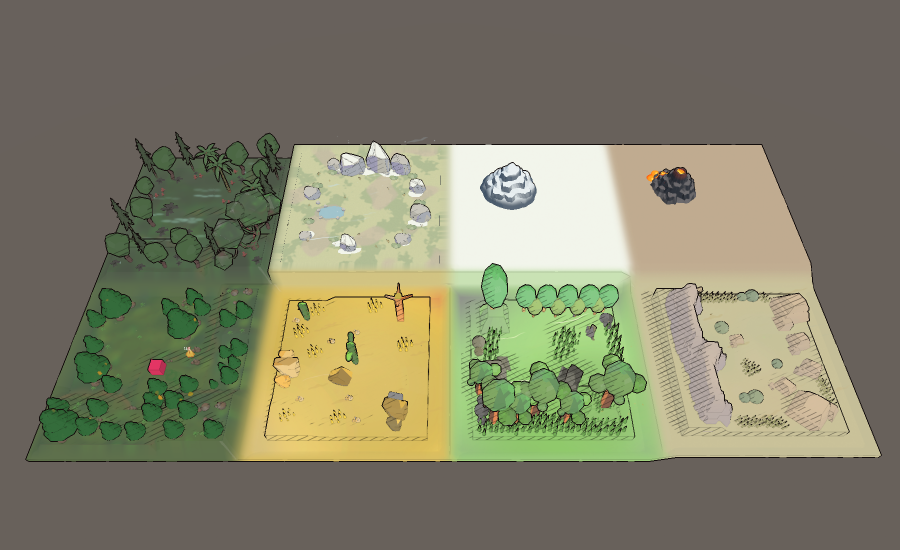
#> input picture Darwin's farm/Artifacts/VincentMoebiusParity/Overview.png, 1800 x 1100 px (shown at 1/2 size)
$ python make_art.py
#> lines starting #> are read from the running program, lines starting #| are printed output that depends on the picture
"""Generate small, repeatable UI sprites inspired by the project's paper HUD art."""
from pathlib import Path
from PIL import Image, ImageDraw, ImageFilter
import random

ROOT = Path(__file__).resolve().parents[2] / 'Assets' / 'Resources' / 'DarwinJournal'
ROOT.mkdir(parents=True, exist_ok=True)
random.seed(214)

def paper(name, size, edge, fill, shadow=True, ornament=True):
#> called with name = 'PaperPanel.png', size = (384, 256), edge = (70, 82, 70, 255), fill = (249, 243, 222, 255), shadow = True, ornament = True
    w, h = size
    im = Image.new('RGBA', size, (0, 0, 0, 0))
#> im: PIL image 384x256 RGBA; every value is 0
    d = ImageDraw.Draw(im, 'RGBA')
    if shadow:
        d.rounded_rectangle((6, 7, w-2, h-2), radius=20, fill=(42, 49, 46, 65))
    d.rounded_rectangle((2, 2, w-8, h-9), radius=18, fill=fill, outline=edge, width=5)
    d.rounded_rectangle((12, 12, w-18, h-19), radius=12, outline=(123, 137, 100, 105), width=2)
    for _ in range(w*h//250):
        x, y = random.randrange(18, w-22), random.randrange(18, h-24)
        c = random.choice([(123,99,66,10),(255,255,255,18),(114,135,89,8)])
        d.point((x,y), fill=c)
    if ornament and w > 180:
        for x, flip in ((25,1),(w-32,-1)):
            for k in range(3):
                yy=24+k*12
                d.line((x, yy, x+flip*15, yy+11), fill=(83,110,75,180), width=2)
                d.ellipse((x+flip*11-4, yy+7, x+flip*11+4, yy+15), fill=(151,174,119,140))
    im.save(ROOT / name)

paper('PaperPanel.png',(384,256),(70,82,70,255),(249,243,222,255))
paper('PaperButton.png',(320,84),(72,91,77,255),(237,229,192,255),ornament=False)
#> in paper (call 2), `im = Image.new('RGBA', size, (0, 0, 0, 0))`: im: PIL image 320x84 RGBA; every value is 0
paper('PaperButtonPressed.png',(320,84),(72,91,77,255),(201,216,172,255),ornament=False)
paper('SaveCard.png',(384,136),(70,82,70,255),(248,240,215,255),ornament=False)
#> call 4 of paper, with name = 'SaveCard.png', size = (384, 136), edge = (70, 82, 70, 255), fill = (248, 240, 215, 255), shadow = True, ornament = False
#> in paper (call 4), `im = Image.new('RGBA', size, (0, 0, 0, 0))`: im: PIL image 384x136 RGBA; every value is 0
#> in paper (call 4), `im.save(ROOT / name)`:
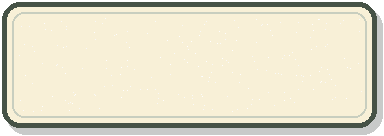
#> saved as SaveCard.png: PIL image 384x136 RGBA; mean R, G, B, A 204.7, 200.6, 178.7, 227.2; transparent parts drawn white
paper('NewsToast.png',(520,126),(70,82,70,255),(248,243,225,255))
#> in paper (call 5), `im = Image.new('RGBA', size, (0, 0, 0, 0))`: im: PIL image 520x126 RGBA; every value is 0
#> in paper (call 5), `im.save(ROOT / name)`:
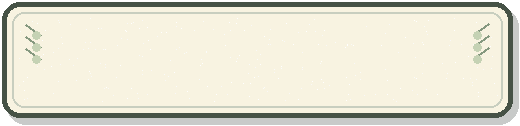
#> saved as NewsToast.png: PIL image 520x126 RGBA; mean R, G, B, A 203.9, 202.3, 185.5, 226.6; transparent parts drawn white

# Reuse the project's own rendered biome board as the title illustration.
# Its flat preview background is replaced with paper; the existing game art
# remains intact and a broad quiet wash keeps the central buttons legible.
source = Path(__file__).resolve().parents[2] / 'Artifacts' / 'VincentMoebiusParity' / 'Overview.png'
board = Image.open(source).convert('RGB').resize((1600, 978), Image.Resampling.LANCZOS)
board = board.crop((0, 78, 1600, 978))
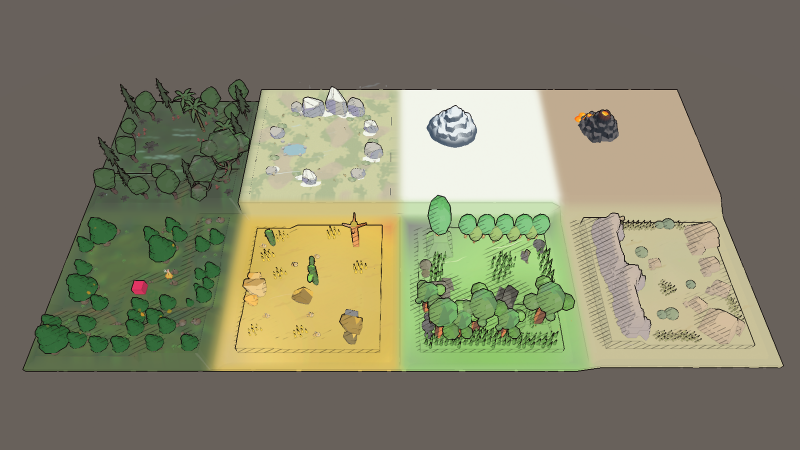
#> board: PIL image 1600x900 RGB (shown at 1/2 size); mean R, G, B 132.5, 131.3, 106.6
w, h = board.size
#> w = 1600; h = 900
im = Image.new('RGB', (w, h), (229, 229, 202))
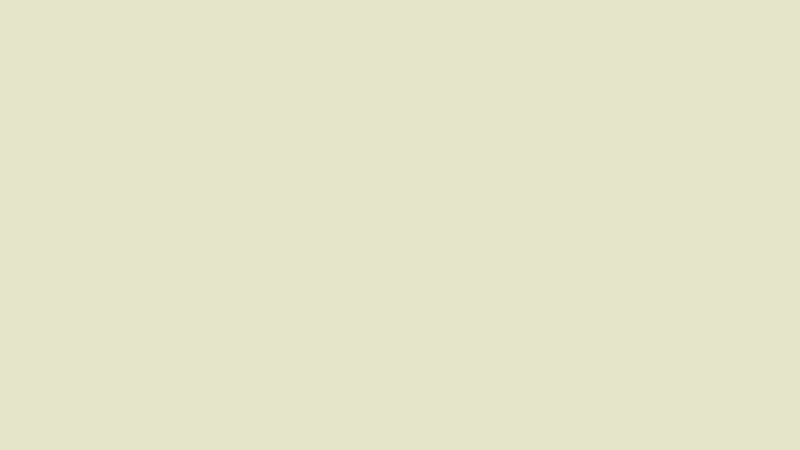
#> im: PIL image 1600x900 RGB (shown at 1/2 size); mean R, G, B 229, 229, 202
d = ImageDraw.Draw(im, 'RGBA')
for y in range(h):
    d.line((0, y, w, y), fill=(220, 229-int(19*y/h), 200-int(26*y/h), 255))
pixels = board.load()
alpha = Image.new('L', (w, h), 0)
#> alpha: PIL image 1600x900 L; every value is 0
a = alpha.load()
background = board.getpixel((0, 0))
#> background = (104, 97, 92)
for y in range(h):
    for x in range(w):
        p = pixels[x, y]
        distance = max(abs(p[c]-background[c]) for c in range(3))
        if distance > 34:
            a[x, y] = min(255, (distance-27)*14)
alpha = alpha.filter(ImageFilter.GaussianBlur(1.0))
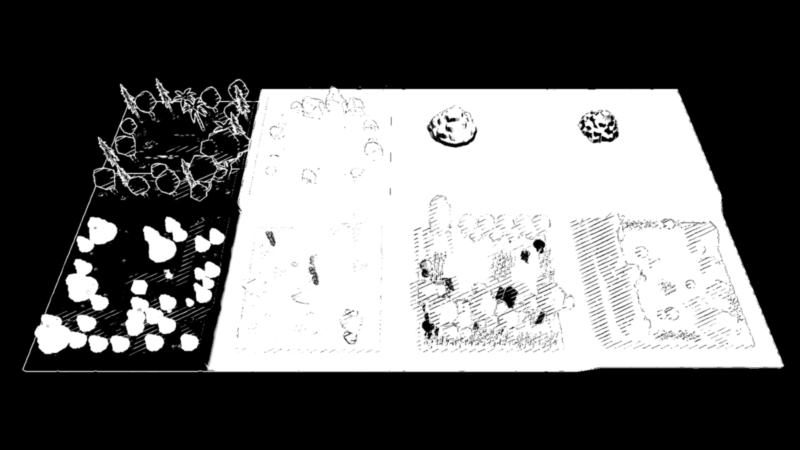
#> alpha: PIL image 1600x900 L (shown at 1/2 size); min 0, max 255, mean 103.8
im.paste(board, (0, 0), alpha)
wash = Image.new('RGBA', (w, h), (0, 0, 0, 0))
#> wash: PIL image 1600x900 RGBA; every value is 0
wd = ImageDraw.Draw(wash, 'RGBA')
wd.ellipse((330, -110, 1270, 1050), fill=(247, 240, 215, 169))
wash = wash.filter(ImageFilter.GaussianBlur(95))
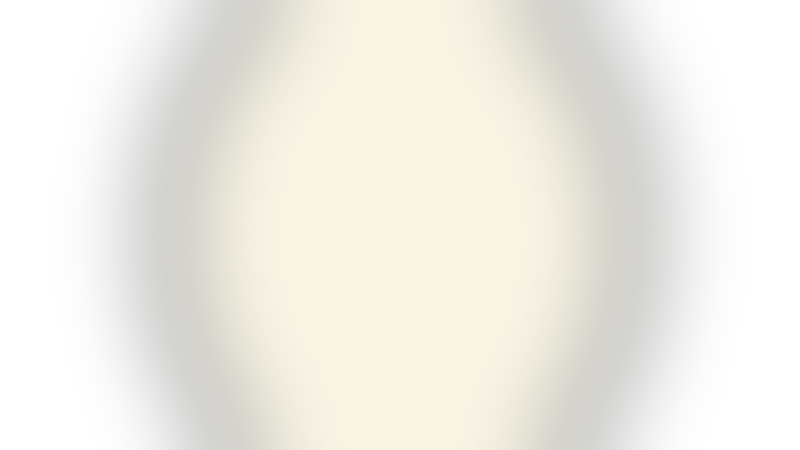
#> wash: PIL image 1600x900 RGBA (shown at 1/2 size); mean R, G, B, A 128, 124.4, 111.4, 87.6; transparent parts drawn white
im = Image.alpha_composite(im.convert('RGBA'), wash).convert('RGB')
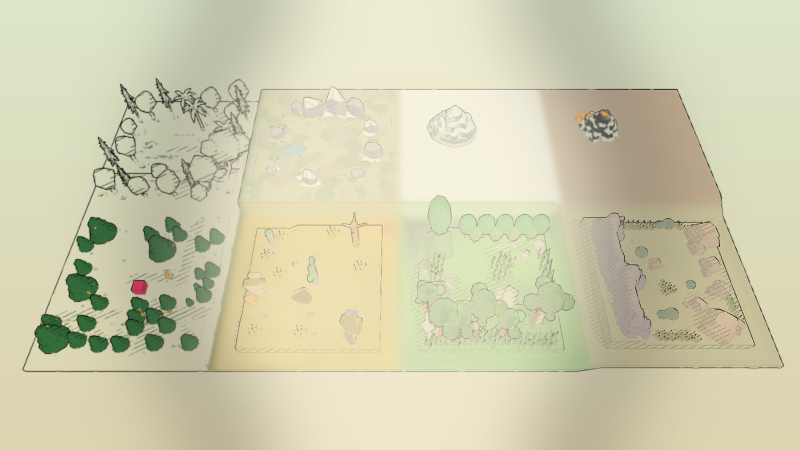
#> im: PIL image 1600x900 RGB (shown at 1/2 size); mean R, G, B 207.4, 205.6, 175
im.save(ROOT / 'TitleLandscape.png', optimize=True)

$ run again, with Darwin's farm/Artifacts/BiomeArtworkFix/Desert.png copied over Darwin's farm/Artifacts/VincentMoebiusParity/Overview.png
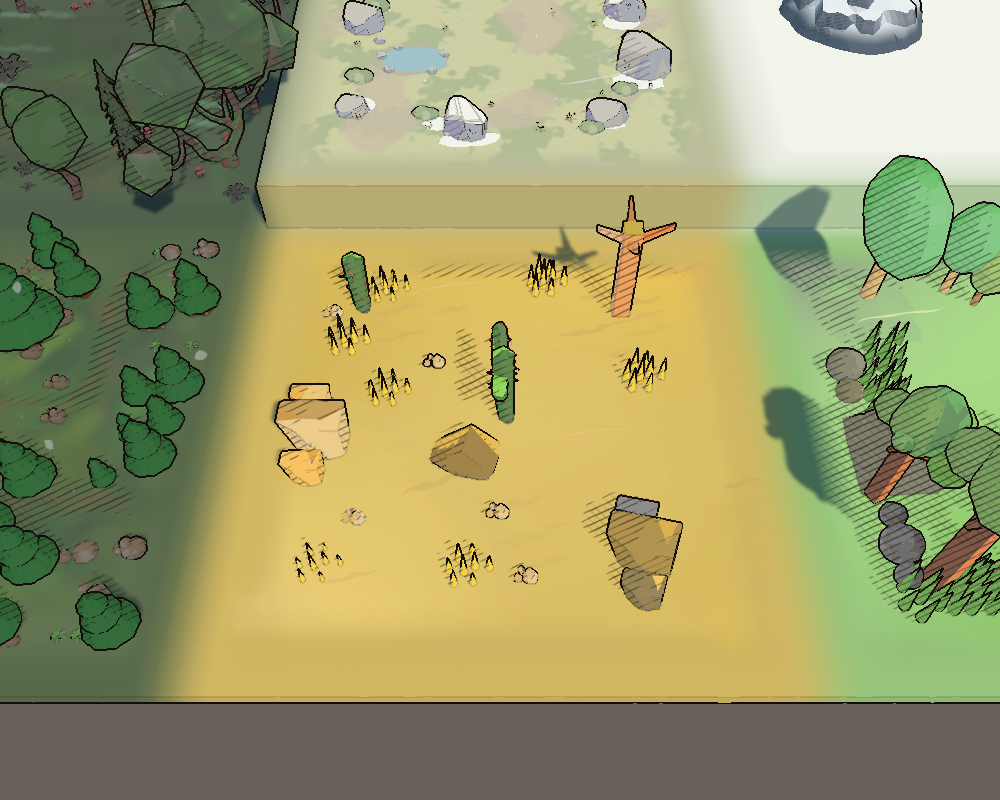
#> input picture Darwin's farm/Artifacts/BiomeArtworkFix/Desert.png, 1000 x 800 px
#> `board = board.crop((0, 78, 1600, 978))`:
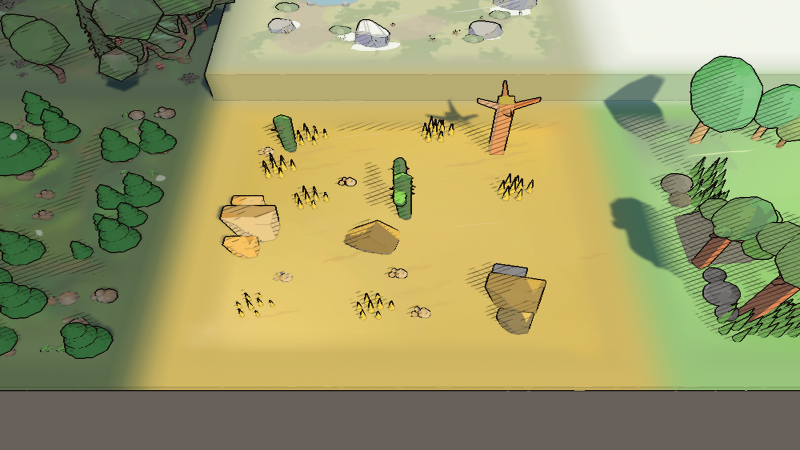
#> board: PIL image 1600x900 RGB (shown at 1/2 size); mean R, G, B 153.9, 153.4, 102.4
#> background = (64, 82, 57)
#> `im = Image.alpha_composite(im.convert('RGBA'), wash).convert('RGB')`:
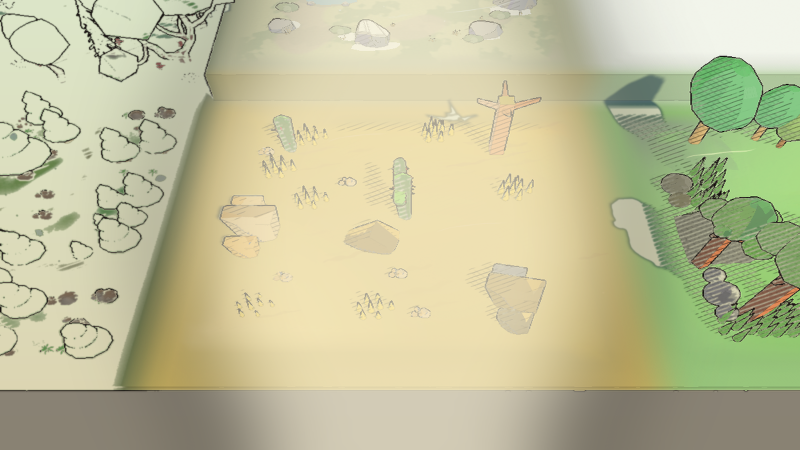
#> im: PIL image 1600x900 RGB (shown at 1/2 size); mean R, G, B 192.2, 191.1, 153.7

$ run again, with Darwin's farm/Artifacts/BiomeArtworkFix/Forest.png copied over Darwin's farm/Artifacts/VincentMoebiusParity/Overview.png
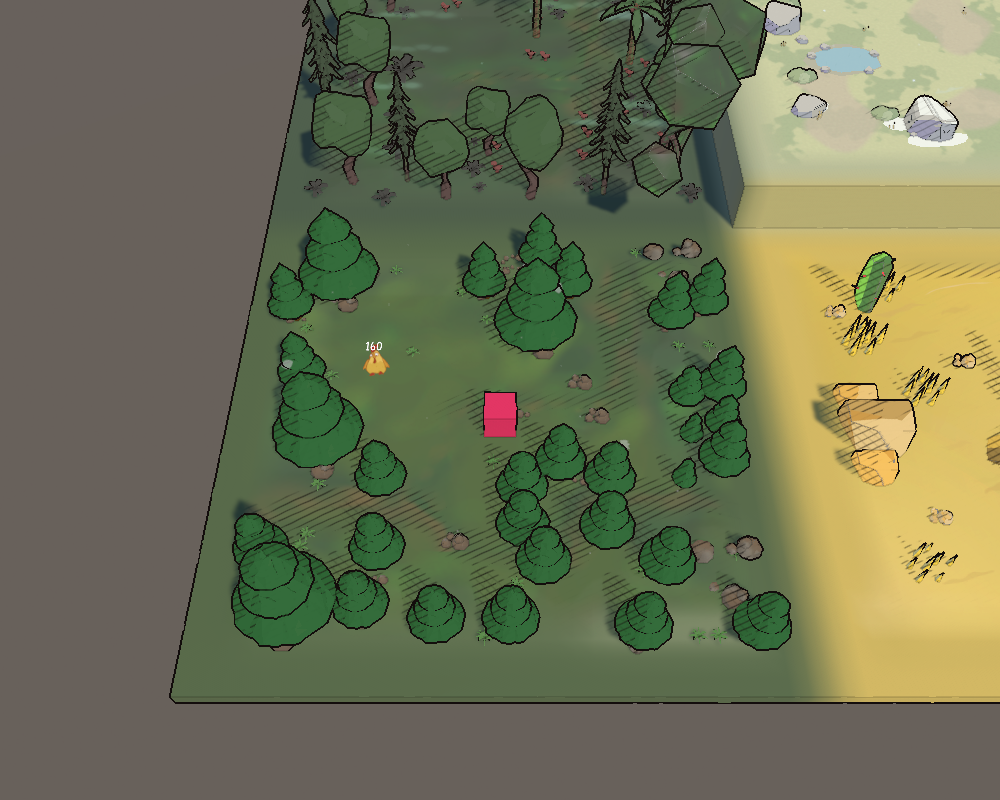
#> input picture Darwin's farm/Artifacts/BiomeArtworkFix/Forest.png, 1000 x 800 px
#> `board = board.crop((0, 78, 1600, 978))`:
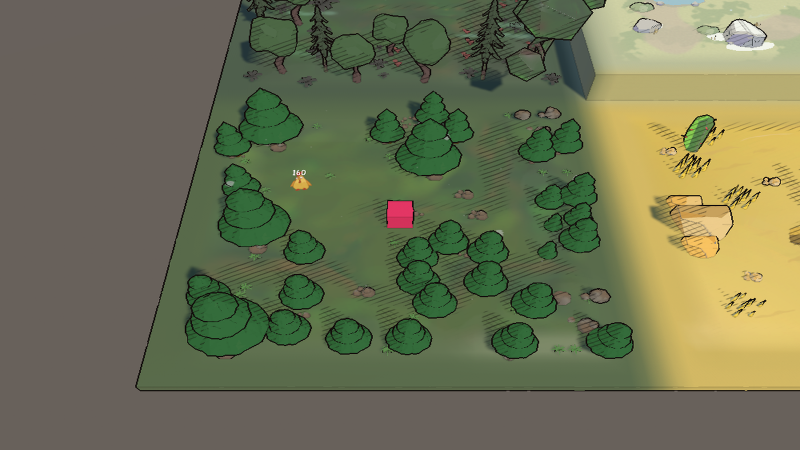
#> board: PIL image 1600x900 RGB (shown at 1/2 size); mean R, G, B 109.8, 114.1, 83.3
#> background = (104, 97, 92)
#> `im = Image.alpha_composite(im.convert('RGBA'), wash).convert('RGB')`:
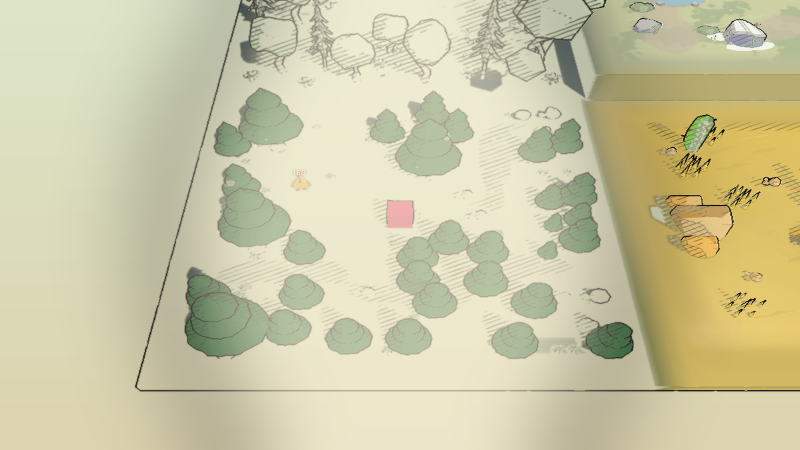
#> im: PIL image 1600x900 RGB (shown at 1/2 size); mean R, G, B 203.5, 199.8, 164.1

$ run again, with Darwin's farm/Artifacts/BiomeArtworkFix/Grassland.png copied over Darwin's farm/Artifacts/VincentMoebiusParity/Overview.png
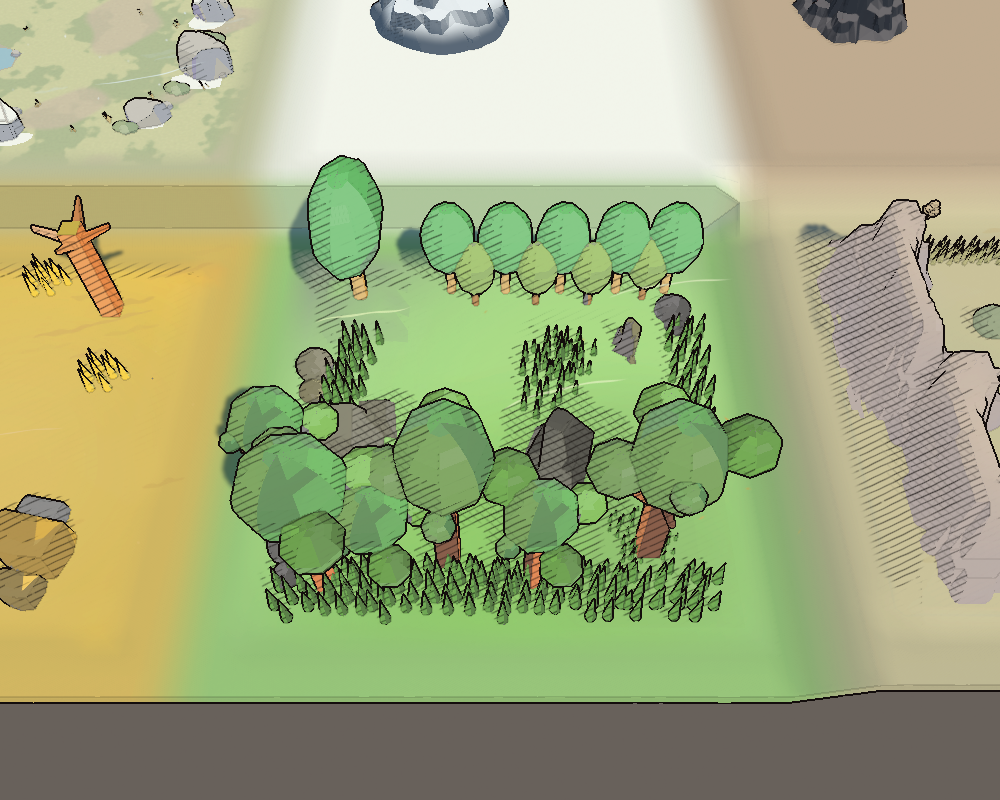
#> input picture Darwin's farm/Artifacts/BiomeArtworkFix/Grassland.png, 1000 x 800 px
#> background = (160, 195, 204)
#> `im = Image.alpha_composite(im.convert('RGBA'), wash).convert('RGB')`:
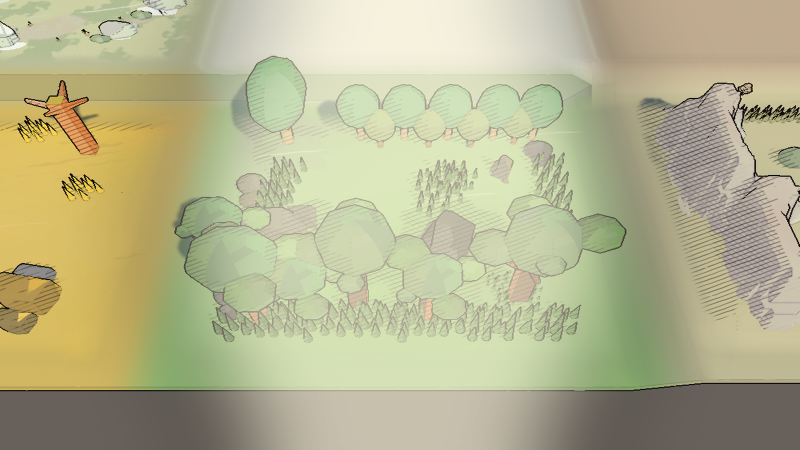
#> im: PIL image 1600x900 RGB (shown at 1/2 size); mean R, G, B 182, 180.5, 143.8
